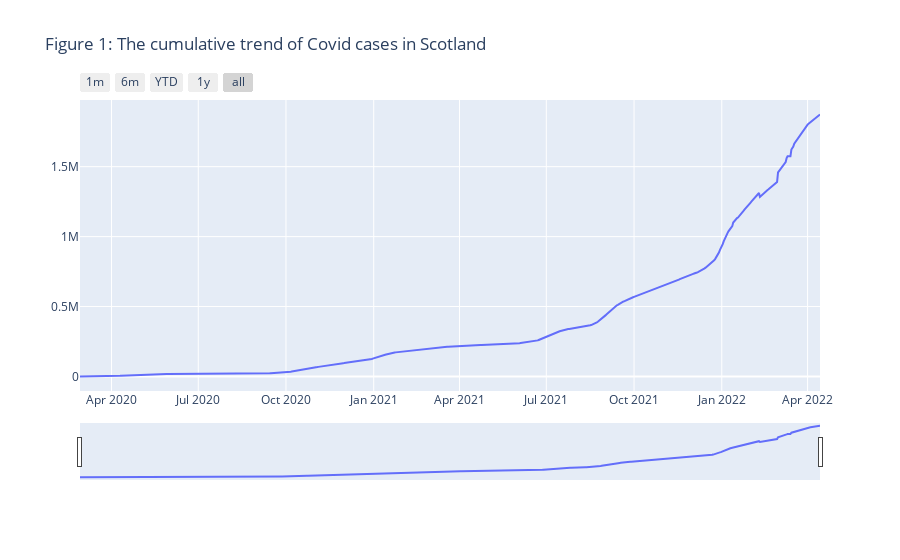
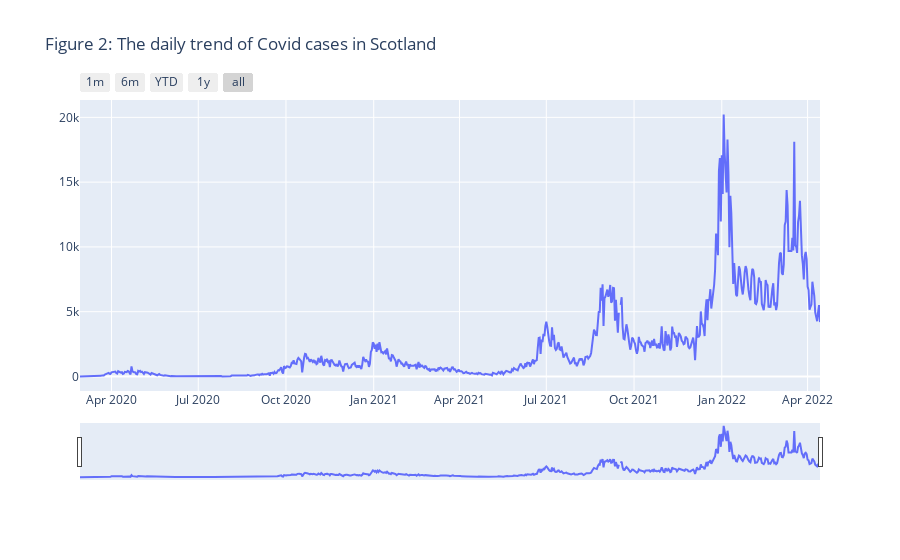

Notebook code for these charts, in order:
### Code cell
# create figure 1
fig = go.Figure()
fig.add_trace(
    go.Scatter(x=list(plot1.Date), y=list(plot1.cumulative_case),name="Cumulative number of Covid cases"))
# set title
fig.update_layout(
    title_text="Figure 1: The cumulative trend of Covid cases in Scotland"
)
# add range slider
slide_controls()
fig.show()

# create figure2
fig = go.Figure()
fig.add_trace(
    go.Scatter(x=list(plot1.Date), y=list(plot1.case),name="daily number of Covid cases"))
fig.update_layout(
    title_text="Figure 2: The daily trend of Covid cases in Scotland"
)
slide_controls()
fig.show()

### Figure 1 — Plotly figure (JSON) as saved in the notebook; plotly's stock layout.template omitted (floating-point values rounded to 4 significant figures; data arrays with more than 128 entries replaced by an {"elided": "..."} marker saying what was removed)
{"data": [{"name": "Cumulative number of Covid cases", "type": "scatter", "x": {"elided": "777 str values"}, "y": {"elided": "777 int values"}}], "layout": {"title": {"text": "Figure 1: The cumulative trend of Covid cases in Scotland"}, "xaxis": {"rangeselector": {"buttons": [{"count": 1, "label": "1m", "step": "month", "stepmode": "backward"}, {"count": 6, "label": "6m", "step": "month", "stepmode": "backward"}, {"count": 1, "label": "YTD", "step": "year", "stepmode": "todate"}, {"count": 1, "label": "1y", "step": "year", "stepmode": "backward"}, {"step": "all"}]}, "rangeslider": {"visible": true}, "type": "date"}}}

### Figure 2 — Plotly figure (JSON) as saved in the notebook; plotly's stock layout.template omitted (floating-point values rounded to 4 significant figures; data arrays with more than 128 entries replaced by an {"elided": "..."} marker saying what was removed)
{"data": [{"name": "daily number of Covid cases", "type": "scatter", "x": {"elided": "777 str values"}, "y": {"elided": "777 float values"}}], "layout": {"title": {"text": "Figure 2: The daily trend of Covid cases in Scotland"}, "xaxis": {"rangeselector": {"buttons": [{"count": 1, "label": "1m", "step": "month", "stepmode": "backward"}, {"count": 6, "label": "6m", "step": "month", "stepmode": "backward"}, {"count": 1, "label": "YTD", "step": "year", "stepmode": "todate"}, {"count": 1, "label": "1y", "step": "year", "stepmode": "backward"}, {"step": "all"}]}, "rangeslider": {"visible": true}, "type": "date"}}}
